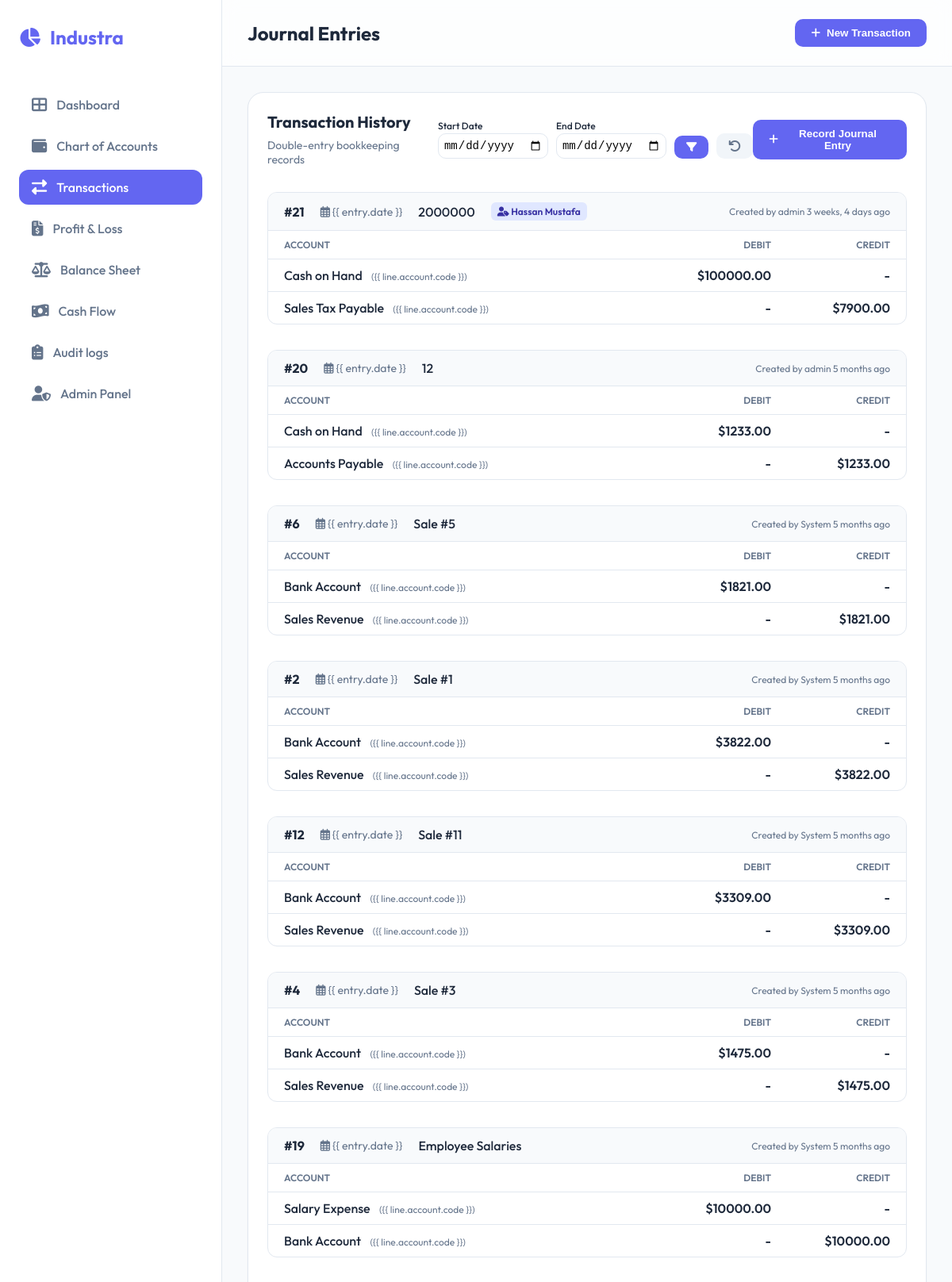
/transactions/ (signed in, upper part), run on the app's committed database.
### accounting/models.py (models this page shows, shortened)
class JournalEntry(models.Model):
    date = models.DateField()
    description = models.TextField()
    contact = models.ForeignKey(Contact, on_delete=models.SET_NULL, null=True, blank=True)
    created_by = models.ForeignKey(User, on_delete=models.SET_NULL, null=True)
    created_at = models.DateTimeField(auto_now_add=True)
    updated_at = models.DateTimeField(auto_now=True)
    class Meta:
        verbose_name_plural = "Journal Entries"

class Contact(models.Model):
    TYPES = [('CUSTOMER', 'Customer'), ('VENDOR', 'Vendor')]
    name = models.CharField(max_length=200)
    contact_type = models.CharField(max_length=20, choices=TYPES)
    email = models.EmailField(blank=True)
    phone = models.CharField(max_length=20, blank=True)
    address = models.TextField(blank=True)

class JournalEntryLine(models.Model):
    journal_entry = models.ForeignKey(JournalEntry, related_name='lines', on_delete=models.CASCADE)
    account = models.ForeignKey(Account, related_name='lines', on_delete=models.CASCADE)
    debit = models.DecimalField(max_digits=15, decimal_places=2, default=0)
    credit = models.DecimalField(max_digits=15, decimal_places=2, default=0)

class Account(models.Model):
    ACCOUNT_TYPES = [
        ('ASSET', 'Asset'),
        ('LIABILITY', 'Liability'),
        ('EQUITY', 'Equity'),
        ('REVENUE', 'Revenue'),
        ('EXPENSE', 'Expense'),
    ]
    code = models.CharField(max_length=20, unique=True)
    name = models.CharField(max_length=100)
    account_type = models.CharField(max_length=20, choices=ACCOUNT_TYPES)
    description = models.TextField(blank=True, null=True)

### accounting/views.py (the view)
# urls.py: path('transactions/', views.transactions_list, name='transactions_list'),
@login_required
def transactions_list(request):
    entries = JournalEntry.objects.all().select_related('contact', 'created_by').prefetch_related('lines__account').order_by('-date', '-created_at')
    start_date = request.GET.get('start_date')
    end_date = request.GET.get('end_date')
    if start_date:
        entries = entries.filter(date__gte=start_date)
    if end_date:
        entries = entries.filter(date__lte=end_date)
    return render(request, 'accounting/transactions_list.html', {
        'entries': entries,
        'start_date': start_date,
        'end_date': end_date
    })

### accounting/templates/accounting/transactions_list.html
{% extends 'accounting/base.html' %}
{% block page_title %}Journal Entries{% endblock %}
{% block content %}
<div class="card">
    <div style="display: flex; justify-content: space-between; align-items: center; margin-bottom: 2rem;">
        <div style="display: flex; flex-direction: column; gap: 0.5rem;">
            <h3 style="font-size: 1.25rem; font-weight: 700;">Transaction History</h3>
            <p style="color: var(--text-light); font-size: 0.875rem;">Double-entry bookkeeping records</p>
        </div>
        <form method="GET" style="display: flex; gap: 10px; align-items: end;">
            <div class="form-group" style="margin-bottom: 0;">
                <label style="font-size: 0.75rem; margin-bottom: 2px;">Start Date</label>
                <input type="date" name="start_date" class="form-control" style="padding: 6px; font-size: 0.875rem;"
                    value="{{ start_date|default:'' }}">
            </div>
            <div class="form-group" style="margin-bottom: 0;">
                <label style="font-size: 0.75rem; margin-bottom: 2px;">End Date</label>
                <input type="date" name="end_date" class="form-control" style="padding: 6px; font-size: 0.875rem;"
                    value="{{ end_date|default:'' }}">
            </div>
            <button type="submit" class="btn" style="background: var(--primary); color: white; padding: 8px 15px;">
                <i class="fas fa-filter"></i>
            </button>
            <a href="{% url 'transactions_list' %}" class="btn"
                style="background: #f1f5f9; color: var(--text-light); padding: 8px 15px;">
                <i class="fas fa-undo"></i>
            </a>
        </form>
        <div>
            <button class="btn btn-primary" onclick="location.href='{% url 'add_transaction' %}'">
                <i class="fas fa-plus"></i> Record Journal Entry
            </button>
        </div>
    </div>
    {% for entry in entries %}
    <div style="margin-bottom: 2rem; border: 1px solid var(--border); border-radius: 12px; overflow: hidden;">
        <div
            style="background: #f8fafc; padding: 12px 20px; border-bottom: 1px solid var(--border); display: flex; justify-content: space-between; align-items: center;">
            <div style="display: flex; gap: 20px; align-items: center;">
                <span style="font-weight: 700; color: var(--text-dark);">#{{ entry.id }}</span>
                <span style="color: var(--text-light); font-size: 0.875rem;"><i class="far fa-calendar-alt"></i> {{
                    entry.date }}</span>
                <span style="font-weight: 500;">{{ entry.description }}</span>
                {% if entry.contact %}
                <span class="badge badge-primary"><i class="fas fa-user-tag"></i> {{ entry.contact.name }}</span>
                {% endif %}
            </div>
            <div style="font-size: 0.75rem; color: var(--text-light);">
                Created by {{ entry.created_by|default:"System" }} {{ entry.created_at|timesince }} ago
            </div>
        </div>
        <table style="margin-top: 0;">
            <thead>
                <tr style="background: white;">
                    <th style="padding: 10px 20px; font-size: 0.75rem;">ACCOUNT</th>
                    <th style="padding: 10px 20px; font-size: 0.75rem; text-align: right; width: 150px;">DEBIT</th>
                    <th style="padding: 10px 20px; font-size: 0.75rem; text-align: right; width: 150px;">CREDIT</th>
                </tr>
            </thead>
            <tbody>
                {% for line in entry.lines.all %}
                <tr>
                    <td style="padding: 10px 20px;">
                        <span style="font-weight: 500;">{{ line.account.name }}</span>
                        <span style="font-size: 0.75rem; color: var(--text-light); margin-left: 8px;">({{
                            line.account.code }})</span>
                    </td>
                    <td style="padding: 10px 20px; text-align: right; font-weight: 600;">
                        {% if line.debit > 0 %}${{ line.debit|floatformat:2 }}{% else %}-{% endif %}
                    </td>
                    <td style="padding: 10px 20px; text-align: right; font-weight: 600;">
                        {% if line.credit > 0 %}${{ line.credit|floatformat:2 }}{% else %}-{% endif %}
                    </td>
                </tr>
                {% endfor %}
            </tbody>
        </table>
    </div>
    {% empty %}
    <div style="text-align: center; padding: 4rem;">
        <p style="color: var(--text-light);">No transactions recorded yet.</p>
    </div>
    {% endfor %}
</div>
{% endblock %}

### accounting/templates/accounting/base.html (style rules this page uses)
:root { --primary: #6366f1; --primary-light: #818cf8; --secondary: #64748b; --bg-body: #f8fafc; --bg-sidebar: #ffffff; --text-dark: #1e293b; --text-light: #64748b; --white: #ffffff; --glass: rgba(255, 255, 255, 0.7); --border: #e2e8f0; --shadow-sm: 0 1px 2px 0 rgb(0 0 0 / 0.05); --shadow-md: 0 4px 6px -1px rgb(0 0 0 / 0.1), 0 2px 4px -2px rgb(0 0 0 / 0.1); --shadow-lg: 0 10px 15px -3px rgb(0 0 0 / 0.1), 0 4px 6px -4px rgb(0 0 0 / 0.1); }
* { margin: 0; padding: 0; box-sizing: border-box; }
body { font-family: 'Outfit', sans-serif; background-color: var(--bg-body); color: var(--text-dark); height: 100vh; display: flex; overflow: hidden; }
.btn { padding: 10px 20px; border-radius: 10px; font-weight: 600; cursor: pointer; transition: all 0.2s; border: none; display: inline-flex; align-items: center; gap: 8px; text-decoration: none; }
.btn-primary { background: var(--primary); color: var(--white); }
.card { background: var(--white); border-radius: 20px; padding: 1.5rem; border: 1px solid var(--border); box-shadow: var(--shadow-sm); transition: transform 0.3s ease, box-shadow 0.3s ease; }
.badge { padding: 4px 8px; border-radius: 6px; font-size: 0.75rem; font-weight: 600; }
.badge-primary { background: #e0e7ff; color: #3730a3; }
table { width: 100%; border-collapse: collapse; margin-top: 1rem; }
th { text-align: left; padding: 1rem; font-weight: 600; color: var(--text-light); border-bottom: 1px solid var(--border); }
td { padding: 1rem; border-bottom: 1px solid var(--border); }
tr:last-child td { border: none; }
.form-group { margin-bottom: 1.5rem; }
.form-group label { display: block; margin-bottom: 0.5rem; font-weight: 500; color: var(--text-dark); }
.form-control { width: 100%; padding: 12px; border-radius: 10px; border: 1px solid var(--border); outline: none; transition: border-color 0.2s; }

### data on the page
JournalEntry: id "21", description "2000000", contact.name "Hassan Mustafa", created_by "admin", created_at "3 weeks, 4 days"
JournalEntryLine: account.name "Cash on Hand", debit "100000.00"
JournalEntryLine: account.name "Sales Tax Payable", credit "7900.00"
JournalEntry: id "20", description "12", created_by "admin", created_at "5 months"
JournalEntryLine: account.name "Cash on Hand", debit "1233.00"
JournalEntryLine: account.name "Accounts Payable", credit "1233.00"
JournalEntry: id "6", description "Sale #5", created_by "System", created_at "5 months"
JournalEntryLine: account.name "Bank Account", debit "1821.00"
JournalEntryLine: account.name "Sales Revenue", credit "1821.00"
JournalEntry: id "2", description "Sale #1", created_by "System", created_at "5 months"
JournalEntryLine: account.name "Bank Account", debit "3822.00"
JournalEntryLine: account.name "Sales Revenue", credit "3822.00"
JournalEntry: id "12", description "Sale #11", created_by "System", created_at "5 months"
JournalEntryLine: account.name "Bank Account", debit "3309.00"
JournalEntryLine: account.name "Sales Revenue", credit "3309.00"
JournalEntry: id "4", description "Sale #3", created_by "System", created_at "5 months"
JournalEntryLine: account.name "Bank Account", debit "1475.00"
JournalEntryLine: account.name "Sales Revenue", credit "1475.00"
JournalEntry: id "19", description "Employee Salaries", created_by "System", created_at "5 months"
JournalEntryLine: account.name "Salary Expense", debit "10000.00"
JournalEntryLine: account.name "Bank Account", credit "10000.00"
